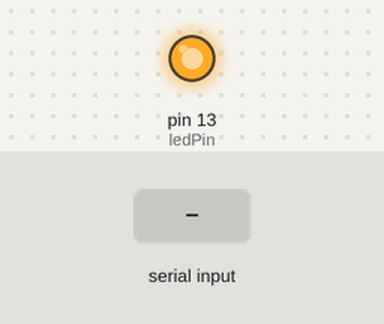
The sketch below on a simulated Arduino Uno, built with avr-gcc and run on an emulated ATmega328P. Parts: output pins drawn as LEDs (lit = HIGH). Inputs (shaded band) come from the test bench. What the sketch prints to the serial monitor is not drawn.

Above: at 1.2 s.
1.3 s: "1\n" received over Serial
Timing chart, 0 to 4.3 s (numbered marks = the images above; inputs shaded):
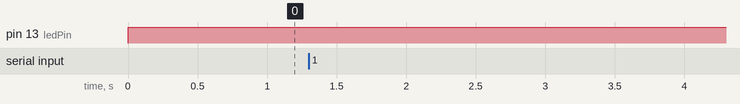

The sketch:

jiChuBuFen1.ino
```cpp
//const int buttonPin = 2;     //按钮先放一放
#include "AccelStepper.h"
String comdata="";
int ledPin =  13;      //13号引脚为装载LED

// 电机步进方式定义
#define FULLSTEP 4    //全步进参数
#define HALFSTEP 8    //半步进参数

// 定义步进电机引脚
#define motor1Pin1  8     // 一号28BYJ48连接的ULN2003电机驱动板引脚 in1
#define motor1Pin2  9     // 一号28BYJ48连接的ULN2003电机驱动板引脚 in2
#define motor1Pin3  10    // 一号28BYJ48连接的ULN2003电机驱动板引脚 in3
#define motor1Pin4  11    // 一号28BYJ48连接的ULN2003电机驱动板引脚 in4

#define motor2Pin1  4     // 二号28BYJ48连接的ULN2003电机驱动板引脚 in1
#define motor2Pin2  5     // 二号28BYJ48连接的ULN2003电机驱动板引脚 in2
#define motor2Pin3  6     // 二号28BYJ48连接的ULN2003电机驱动板引脚 in3
#define motor2Pin4  7     // 二号28BYJ48连接的ULN2003电机驱动板引脚 in4

AccelStepper stepper1(HALFSTEP, motor1Pin1, motor1Pin3, motor1Pin2, motor1Pin4);
AccelStepper stepper2(FULLSTEP, motor2Pin1, motor2Pin3, motor2Pin2, motor2Pin4);


void setup() {
  pinMode(ledPin, OUTPUT);
  Serial.begin(9600);
  stepper1.setMaxSpeed(500.0);    // 1号电机最大速度500
  stepper1.setAcceleration(50.0);  // 1号电机加速度50.0

  stepper2.setMaxSpeed(500.0);    // 2号电机最大速度500
  stepper2.setAcceleration(50.0);  // 2号电机加速度50.0
}

void loop() {

  // read the state of the pushbutton value:
  if (comdata.length() > 0)
  {
    Serial.println(comdata);

  }
  // check if the pushbutton is pressed.
  // if it is, the buttonState is HIGH:

  if (comdata.compareTo("H")==10){
    // turn LED on:
    digitalWrite(ledPin, LOW);
    Serial.println("1号电机转动半周");
    stepper1.moveTo(2048);
    delay(500);
  }

  if (comdata.compareTo("J")==10) {
    // turn LED on:
    digitalWrite(ledPin, LOW);
    Serial.println("2号电机转动一周");
    stepper2.moveTo(2048);
    delay(1000);

  }
  //补充:moveTo函数改成move函数时会变成相对值坐标驱动 电机每次停止旋转后的位置为0
  //补充:moveTo函数改成runToNewPosition函数时会变成阻塞式驱动 一个电机停止后才驱动下一个电机
  else {
    // turn LED off:
    digitalWrite(ledPin, HIGH);
  }
  comdata = "";

  stepper1.run();
  stepper2.run();
  //这两句话如果不加会怎么样？
}

void serialEvent()
{
  comdata = "";
  while(Serial.available())   //时刻读取硬件串口数据
  {
    comdata += char(Serial.read());
    delay(2);
  }
  while (Serial.read() >= 0) {} //清除串口缓存
}
```

Measured:
- after the input at 1.3 s, every drawn part: stays the same
